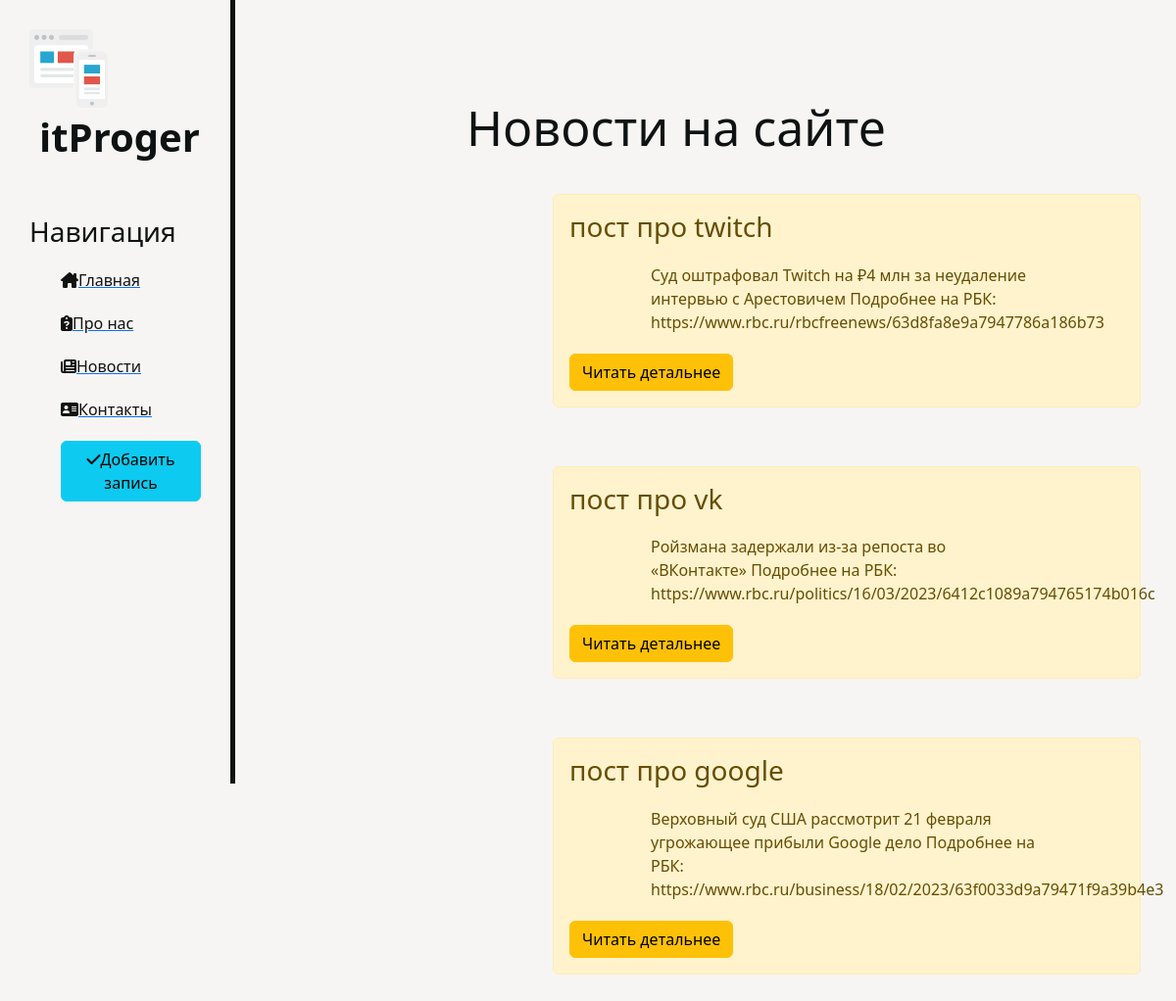
The page /news/ on the database as committed earlier.
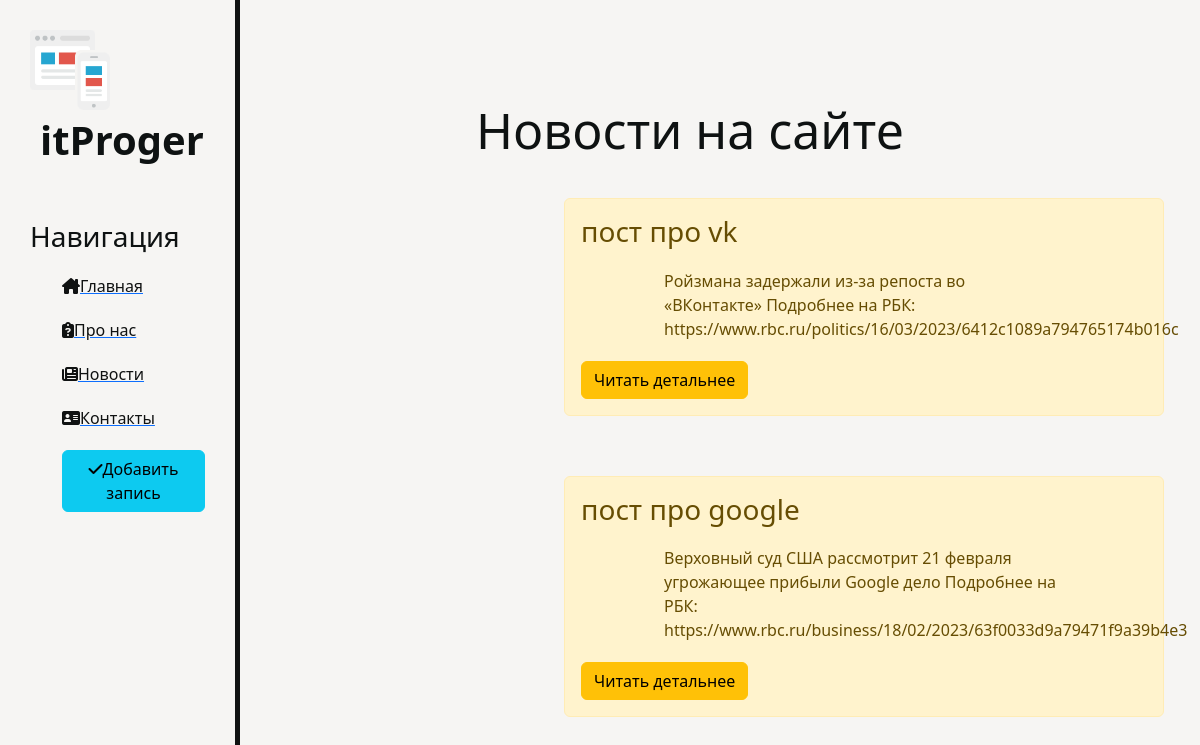
The same page on the database as committed later.
### news/models.py (models this page shows, shortened)
class Articles(models.Model):
    title = models.CharField("Название", max_length=50)
    anons = models.CharField('Анонс', max_length=250)
    full_text = models.TextField('Статья')
    date = models.DateTimeField('Дата публикации')
    class Meta:
        verbose_name = 'Новость'
        verbose_name_plural = 'Новости'

### news/views.py (the view)
# urls.py: path('', views.news_home, name='news_home'),
def news_home(request):
    news = Articles.objects.order_by('-date')
    return render(request, 'news/news_home.html', {'news': news})

### news/templates/news/news_home.html (shortened to what this page needs)
{% extends 'main/layout.html' %}
{% block content %}
    <div class="features">
        <h1>Новости на сайте</h1>
        {% if news %}
            {% for el in news %}
                <div class="alert alert-warning">
                    <h3>{{ el.title }}</h3>
                    <p>{{ el.anons }}</p>
                    <a href="{% url 'news-detail' el.id %}" class="btn btn-warning">Читать детальнее</a>
                </div>
            {% endfor %}
        {% else %}
            <p>У вас нет записей!</p>
        {% endif %}
    </div>
{% endblock %}

### main/templates/main/layout.html (shortened to what this page needs)
{% load static %}
<!doctype html>
<html lang="en" xmlns="http://www.w3.org/1999/html">
<head>
    <link rel="stylesheet" href="https://cdn.jsdelivr.net/npm/bootstrap@5.2.3/dist/css/bootstrap.min.css">
    <link rel="stylesheet" href="{% static 'main/css/main.css' %}">
</head>
<body>
    <aside>
        <img src="{% static 'main/img/devices.png' %}" alt="Лого">
        <span class="logo">itProger</span>
        <h3>Навигация</h3>
        <ul>
            <a href="{% url 'home' %}"><li><i class="fa-solid fa-house-chimney"></i>Главная</li></a>
            <a href="{% url 'about' %}"><li><i class="fa-solid fa-clipboard-question"></i>Про нас</li></a>
            <a href="{% url 'news_home' %}"><li><i class="fa-solid fa-newspaper"></i>Новости</li></a>
            <a href=""><li><i class="fa-solid fa-address-card"></i>Контакты</li></a>
            <a href="{% url 'create' %}"><li><button class="btn btn-info"><i class="fa-solid fa-check"></i>Добавить запись</button></li></a>
        </ul>
    </aside>
    <main>
        {% block content %}
        {% endblock %}
    </main>
</body>
</html>

### main/static/main/css/main.css (style rules this page uses)
body { background: #f6f5f3; }
aside { float: left; background: #f6f5f3; width: 20%; padding: 2.5%; height: 100vh; color: #0e1212; border-right: 5px solid #101212; }
aside img { width: 80px; float: left; }
aside .logo { font-size: 40px; margin-left: 10px; font-weight: bold; position: relative; }
aside h3 { margin-top: 50px; font-size: 28px; }
aside ul { list-style: none }
aside ul li { color: #101212; display: block; margin-top: 20px; transition: transform.6s ease; }
main .features { float: left; color: #0e1212; margin-top: 100px; text-align: center; width: 75%; }
main .features h1 { font-size: 50px; }
main .features p { max-width: 400px; margin: 20px auto }
.alert-warning { float: left; clear: both; width: 600px; margin: 30px 36%; text-align: left; }

Rows that differ between the two databases and show on the page:
removed Articles: title "пост про twitch", anons "Суд оштрафовал Twitch на ₽4 млн за неудаление интервью с Арестовичем Подробнее на РБК: https://www.rbc.ru/rbcfreenews/63d8fa8e9a7947786a186b73"
